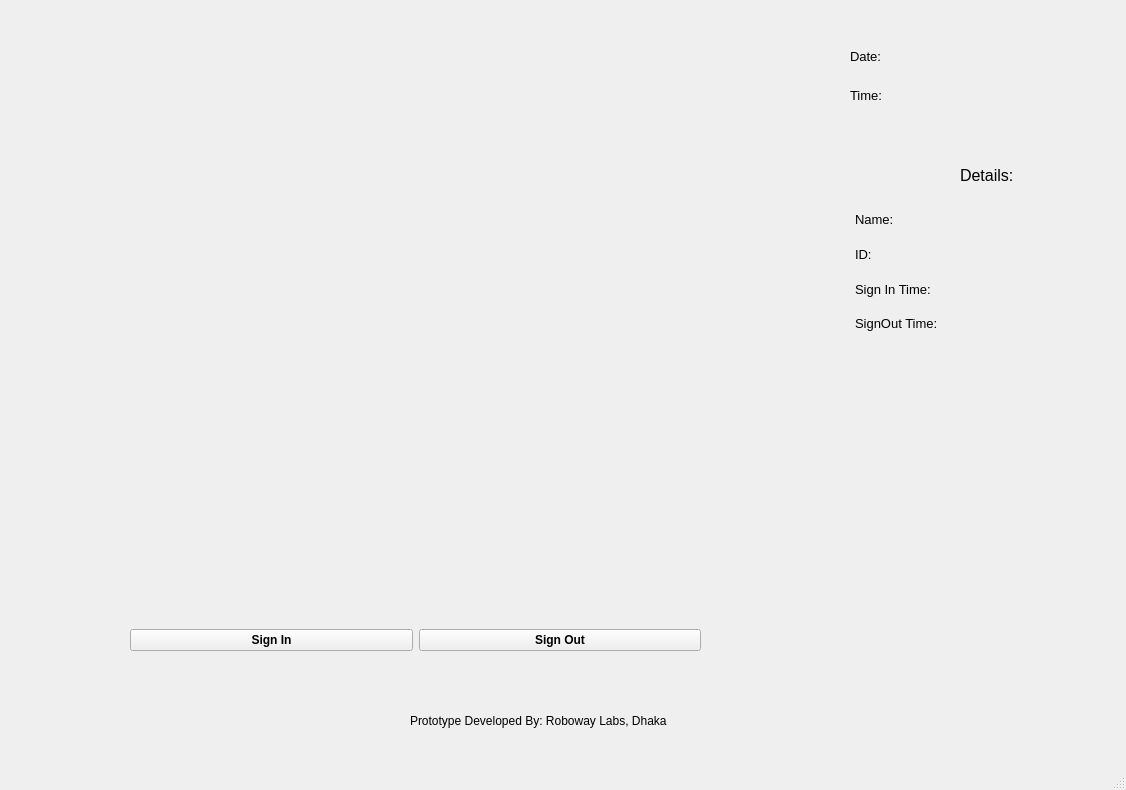
<?xml version="1.0" encoding="UTF-8"?>
<ui version="4.0">
 <class>MainWindow</class>
 <widget class="QMainWindow" name="MainWindow">
  <property name="geometry">
   <rect>
    <x>0</x>
    <y>0</y>
    <width>1126</width>
    <height>790</height>
   </rect>
  </property>
  <property name="acceptDrops">
   <bool>false</bool>
  </property>
  <property name="windowTitle">
   <string>MainWindow</string>
  </property>
  <widget class="QWidget" name="centralwidget">
   <widget class="QLabel" name="videoLabel">
    <property name="geometry">
     <rect>
      <x>40</x>
      <y>30</y>
      <width>781</width>
      <height>551</height>
     </rect>
    </property>
    <property name="text">
     <string/>
    </property>
   </widget>
   <widget class="QWidget" name="horizontalLayoutWidget">
    <property name="geometry">
     <rect>
      <x>130</x>
      <y>600</y>
      <width>571</width>
      <height>80</height>
     </rect>
    </property>
    <layout class="QHBoxLayout" name="horizontalLayout">
     <item>
      <widget class="QPushButton" name="SignInBtn">
       <property name="font">
        <font>
         <weight>75</weight>
         <bold>true</bold>
        </font>
       </property>
       <property name="text">
        <string>Sign In</string>
       </property>
       <property name="checkable">
        <bool>true</bool>
       </property>
      </widget>
     </item>
     <item>
      <widget class="QPushButton" name="SignOutBtn">
       <property name="font">
        <font>
         <weight>75</weight>
         <bold>true</bold>
        </font>
       </property>
       <property name="text">
        <string>Sign Out</string>
       </property>
       <property name="checkable">
        <bool>true</bool>
       </property>
      </widget>
     </item>
    </layout>
   </widget>
   <widget class="QWidget" name="verticalLayoutWidget">
    <property name="geometry">
     <rect>
      <x>850</x>
      <y>40</y>
      <width>271</width>
      <height>71</height>
     </rect>
    </property>
    <layout class="QVBoxLayout" name="verticalLayout">
     <item>
      <widget class="QLabel" name="dateLabel">
       <property name="font">
        <font>
         <pointsize>10</pointsize>
        </font>
       </property>
       <property name="text">
        <string>Date:</string>
       </property>
      </widget>
     </item>
     <item>
      <widget class="QLabel" name="timeLabel">
       <property name="font">
        <font>
         <pointsize>10</pointsize>
        </font>
       </property>
       <property name="text">
        <string>Time:</string>
       </property>
      </widget>
     </item>
    </layout>
   </widget>
   <widget class="QWidget" name="verticalLayoutWidget_2">
    <property name="geometry">
     <rect>
      <x>850</x>
      <y>200</y>
      <width>271</width>
      <height>141</height>
     </rect>
    </property>
    <layout class="QVBoxLayout" name="verticalLayout_2">
     <property name="spacing">
      <number>0</number>
     </property>
     <property name="leftMargin">
      <number>5</number>
     </property>
     <property name="topMargin">
      <number>2</number>
     </property>
     <item>
      <widget class="QLabel" name="nameLabel">
       <property name="font">
        <font>
         <pointsize>10</pointsize>
        </font>
       </property>
       <property name="text">
        <string>Name:</string>
       </property>
      </widget>
     </item>
     <item>
      <widget class="QLabel" name="IdLabel">
       <property name="font">
        <font>
         <pointsize>10</pointsize>
        </font>
       </property>
       <property name="text">
        <string>ID:</string>
       </property>
      </widget>
     </item>
     <item>
      <widget class="QLabel" name="SignInTime">
       <property name="font">
        <font>
         <pointsize>10</pointsize>
        </font>
       </property>
       <property name="text">
        <string>Sign In Time:</string>
       </property>
      </widget>
     </item>
     <item>
      <widget class="QLabel" name="SignOutTime">
       <property name="font">
        <font>
         <pointsize>10</pointsize>
        </font>
       </property>
       <property name="text">
        <string>SignOut Time:</string>
       </property>
      </widget>
     </item>
    </layout>
   </widget>
   <widget class="QLabel" name="label_3">
    <property name="geometry">
     <rect>
      <x>410</x>
      <y>700</y>
      <width>331</width>
      <height>41</height>
     </rect>
    </property>
    <property name="text">
     <string>Prototype Developed By: Roboway Labs, Dhaka</string>
    </property>
   </widget>
   <widget class="QLabel" name="Details">
    <property name="geometry">
     <rect>
      <x>960</x>
      <y>160</y>
      <width>81</width>
      <height>31</height>
     </rect>
    </property>
    <property name="font">
     <font>
      <pointsize>12</pointsize>
     </font>
    </property>
    <property name="text">
     <string>Details:</string>
    </property>
   </widget>
  </widget>
  <widget class="QMenuBar" name="menubar">
   <property name="geometry">
    <rect>
     <x>0</x>
     <y>0</y>
     <width>1126</width>
     <height>26</height>
    </rect>
   </property>
  </widget>
  <widget class="QStatusBar" name="statusbar"/>
 </widget>
 <resources/>
 <connections/>
</ui>
